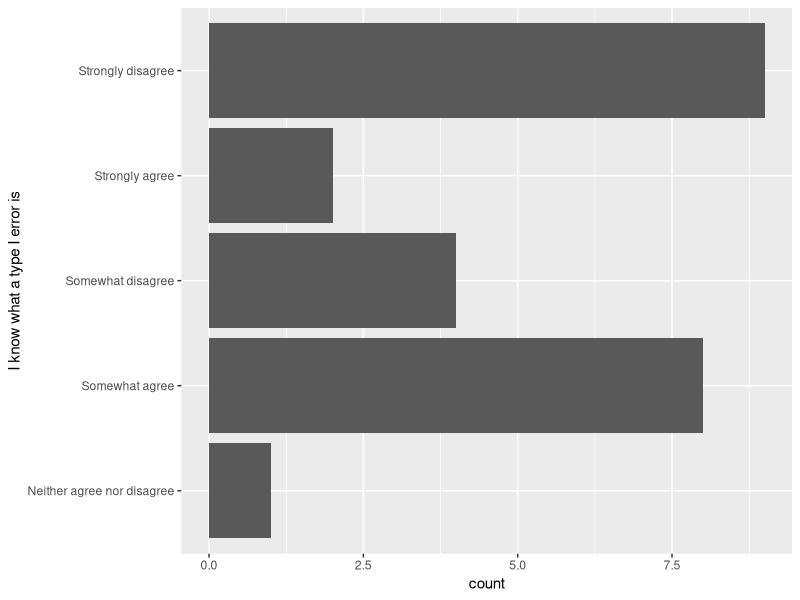

The R source for this figure:
## Week 2 Notes

## One of the first things you will have in any script or .rmd file is a section to load
## all the libraries that you use in that script.

# you can install a library by using the install.packages() function, for example:
install.packages("tidyverse")

# with this installed, you can then load the package using the library() function


library(tidyverse)



# Distributions




# Working in R





prior_survey <- read_csv("ENGE_5714_2021_pre_survey.csv")

ggplot(data = prior_survey, mapping = aes(x = `I know what a type I error is`)) +
  geom_bar() +
  coord_flip()